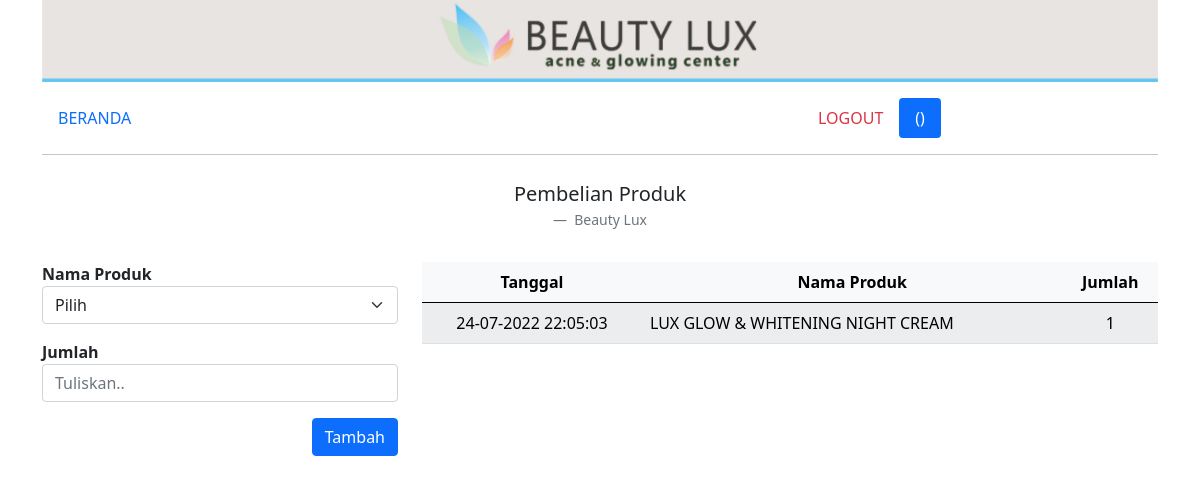
Screenshot of /produk_tambah_form.php with the database file from the repository.
### tables this page shows
CREATE TABLE `produk_pembelian` (
  `id_produk_pembelian` int(100) NOT NULL AUTO_INCREMENT,
  `id_produk` int(100) NOT NULL,
  `jumlah` int(10) NOT NULL,
  `tanggal` date NOT NULL,
  `jam` time NOT NULL,
  PRIMARY KEY (`id_produk_pembelian`)
);

CREATE TABLE `produk` (
  `id_produk` int(100) NOT NULL AUTO_INCREMENT,
  `id_produk_kategori` int(3) NOT NULL,
  `nama_produk` varchar(50) NOT NULL,
  `harga` int(10) NOT NULL,
  `stok` int(5) NOT NULL,
  PRIMARY KEY (`id_produk`),
  KEY `id_produk` (`id_produk`),
  KEY `id_produk_kategori` (`id_produk_kategori`),
  CONSTRAINT `produk_ibfk_1` FOREIGN KEY (`id_produk_kategori`) REFERENCES `produk_kategori` (`id_produk_kategori`)
);

### produk_tambah_form.php (the view, shortened to what this page needs)
<?php include('templates/header.php'); ?>
<div class="container mb-5">
    <div class="row">
        <div class="col-md-12">
            <img src="img/header.jpg" class="img-fluid" alt="...">
        </div>
    </div>
    <div class="row mt-3 mb-2">
        <div class="col">
            <?php include('menu.php'); ?>
        </div>
    </div>
    <div class="row">
        <figure class="text-center">
            <blockquote class="blockquote">
                <p>Pembelian Produk</p>
            </blockquote>
            <figcaption class="blockquote-footer">
                Beauty Lux
            </figcaption>
        </figure>
    </div>
    <div class="row">
        <div class="col-md-4">
            <form method="post" action="produk_tambah.php" class="row g-3" enctype="multipart/form-data">
                <div class="col-12">
                    <label><b>Nama Produk</b></label>
                    <select name="id_produk" class="form-select" aria-label="Default select example" required>
                        <option value="">Pilih</option>
                    </select>
                </div>
                <div class="col-12">
                    <label><b>Jumlah</b></label>
                    <input type="number" name="jumlah" class="form-control" placeholder="Tuliskan.." required>
                </div>
                <div class="col-12">
                    <button type="submit" class="btn btn-primary float-end">Tambah</button>
                </div>
            </form>
        </div>
        <div class="col-md-8">
            <table class="table table-hover table-light table-striped">
                <thead>
                    <tr>
                        <th class="text-center" scope="col">Tanggal</th>
                        <th class="text-center" scope="col">Nama Produk</th>
                        <th class="text-center" scope="col">Jumlah</th>
                    </tr>
                </thead>
                <tbody>
                    <?php
                    include 'templates/koneksi.php';
                    $query = mysqli_query($koneksi, "
                        SELECT *
                        FROM produk_pembelian
                        JOIN produk
                        ON produk_pembelian.id_produk = produk.id_produk
                        ORDER BY id_produk_pembelian DESC
                        LIMIT 100
                    ");
                    while ($d = mysqli_fetch_array($query)) {
                    ?>
                        <tr>
                            <td class="text-center" scope="row"><?= date('d-m-Y', strtotime($d['tanggal'])) . '&nbsp;' . $d['jam']; ?></td>
                            <td class="text-left" scope="row"><?= $d['nama_produk']; ?></td>
                            <td class="text-center" scope="row">
                                <?php echo $d['jumlah']; ?>
                            </td>
                            </ </tr>
                        <?php } ?>
            </table>
        </div>
    </div>
</div>
<?php include('templates/footer.php'); ?>

### rows the page displays
produk_pembelian: tanggal "24-07-2022", jam "22:05:03", id_produk.nama_produk "LUX GLOW & WHITENING NIGHT CREAM", jumlah "1"
